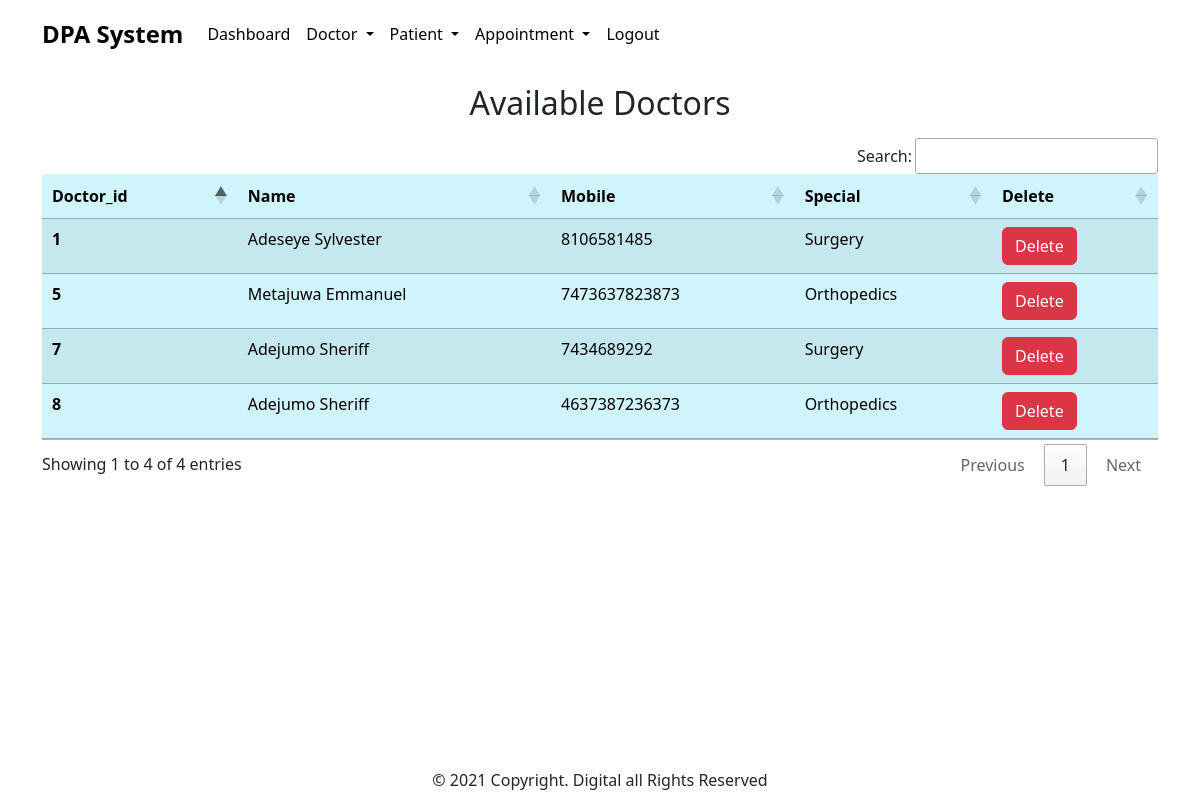
Page /view_doctor/ (signed in) on the earlier database version.
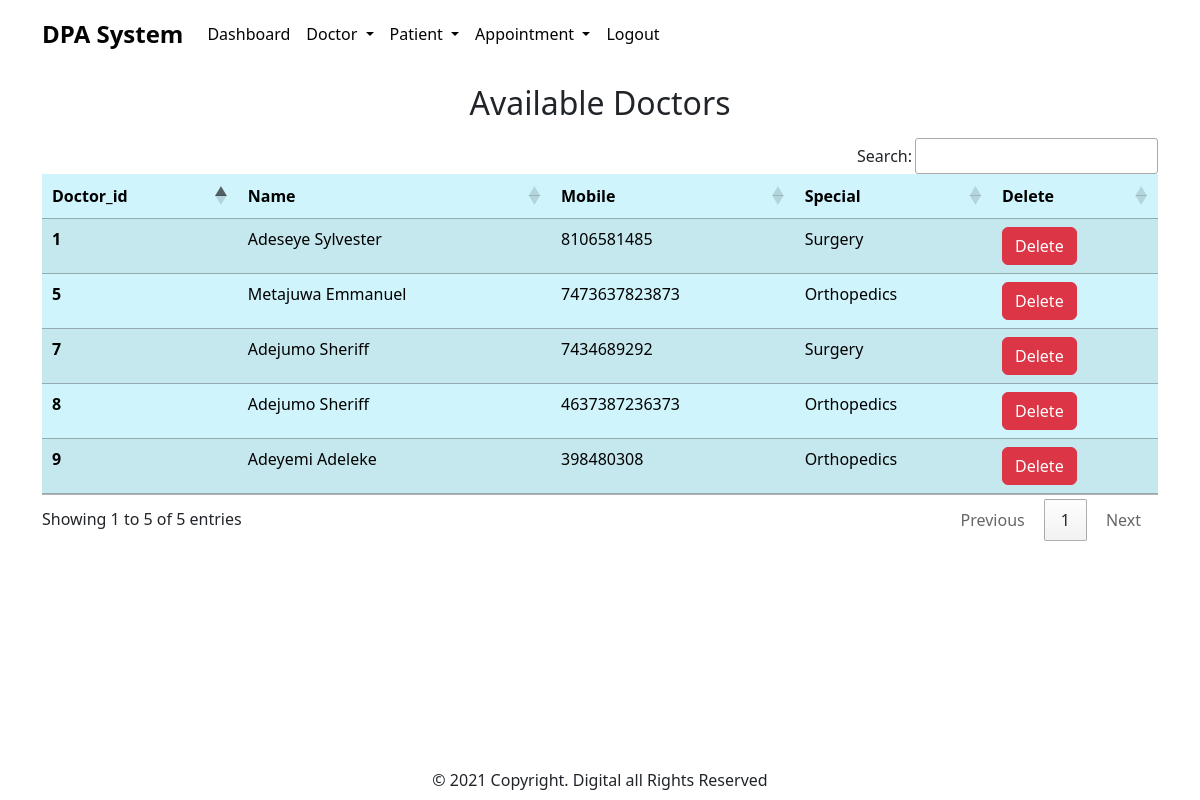
Same page on the later database version.
### hospital/models.py (models this page shows, shortened)
class Doctor(models.Model):
    name = models.CharField(max_length=60)
    mobile = models.IntegerField()
    special = models.CharField(max_length=50)

### hospital/views.py (the view)
# urls.py: path('view_doctor/', View_doctor, name='view_doctor'),
def View_doctor(request):
    if not request.user.is_staff:
        return redirect('login')
    doc = Doctor.objects.all()
    d = {'doc':doc}
    return render(request, 'view_doctor.html', d)

### hospital/templates/view_doctor.html
{% include 'base.html' %}
{% include 'navigation.html' %}
{% load static %}
{% block content %}
<div class="container">
    <h2 class="text-center m-3">Available Doctors</h2>
    <table id="example" class="table table-info table-striped table-hover">
        <thead>
          <tr>
            <th scope="col">Doctor_id</th>
            <th scope="col">Name</th>
            <th scope="col">Mobile</th>
            <th scope="col">Special</th>
            <th scope="col">Delete</th>
          </tr>
        </thead>
        <tbody>
          {% for i in doc %}
          <tr>
            <th scope="row">{{i.id}}</th>
            <td>{{i.name}}</td>
            <td>{{i.mobile}}</td>
            <td>{{i.special}}</td>
            <td><a href="{% url 'delete_doctor' i.id %}" onclick="return confirm('Are you sure you want to delete {{i.name}} ?')" class="btn btn-danger">Delete</a></td>
          </tr>
          {% endfor %}
        </tbody>
      </table>
</div>
{% endblock content %}
{% include 'footer.html' %}

Differences in the rows shown:
added Doctor: id "9", name "Adeyemi Adeleke", mobile "398480308", special "Orthopedics"
Other differences:
text written by a page script: "Search: Showing 1 to 4 of 4 entries Previous 1 Next" → "Search: Showing 1 to 5 of 5 entries Previous 1 Next"
